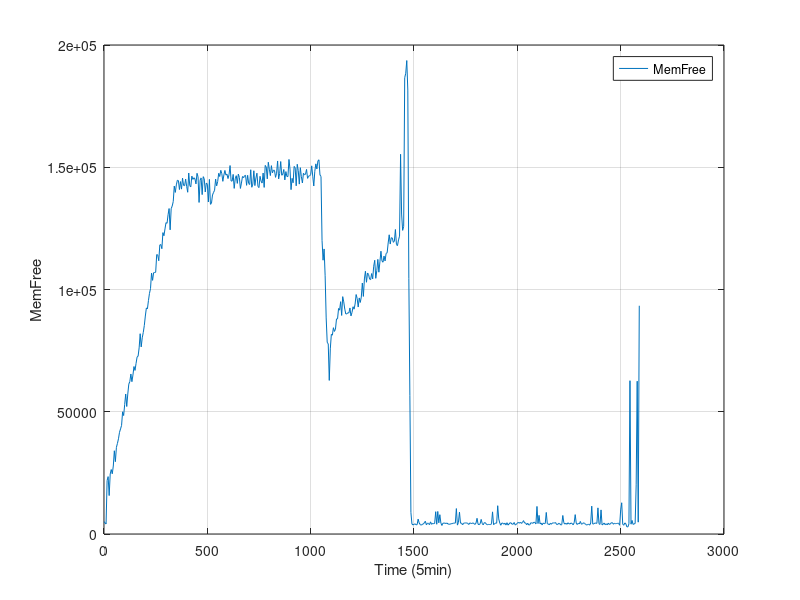

Write MATLAB code to recreate this figure.
#! /usr/bin/octave -qf
fig = figure;
data = dlmread("finput.txt"," ");
size(data);
set(fig, "visible", "off");
time = data(:,1);
MemTotal = data(:,2);
MemFree = data(:,3);
Buffers = data(:,4);
Cached = data(:,5);
SwapCached = data(:,6);
Active = data(:,7);
Inactive = data(:,8);
SwapTotal = data(:,9);
SwapFree = data(:,10);
Dirty = data(:,11);
Writeback = data(:,12);
AnonPages = data(:,13);
Mapped = data(:,14);
Slab = data(:,15);
SReclaimable = data(:,16);
SUnreclaim = data(:,17);
PageTables = data(:,18);
NFS_Unstable = data(:,19);
Bounce = data(:,20);
WritebackTmp = data(:,21);
CommitLimit = data(:,22);
Committed_AS = data(:,23);
VmallocTotal = data(:,24);
VmallocUsed = data(:,25);
VmallocChunk = data(:,26);

plot(time,MemFree,";MemFree;"), grid

xlabel("Time (5min)");
ylabel("MemFree");
print("MemFree.png", "-dpng");
